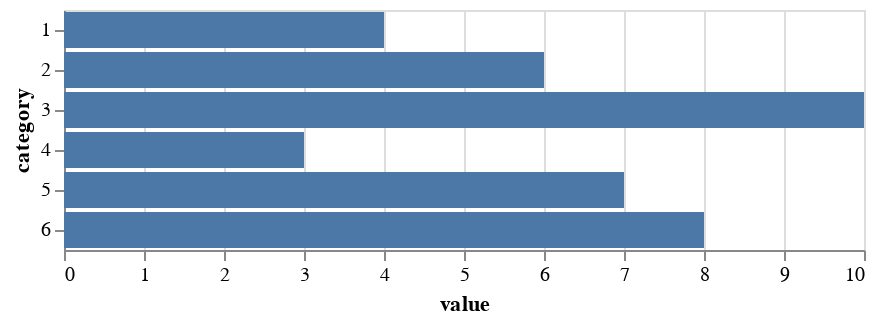

The notebook cell saved with this chart:
### Markdown cell above
See the spacing and scale of the bars above changed by simply updating the x axis encoding. Let's make the bars horizontal.

### Code cell
bar_chart = base.mark_bar().encode(x="value", y="category:N")
bar_chart

### Figure 1 — Vega-Lite specification as saved in the notebook (floating-point values rounded to 4 significant figures)
{"config": {"view": {"continuousWidth": 400, "continuousHeight": 300}}, "data": {"name": "data-c9896de6322bcd9cf0fe9396e0b72d16"}, "mark": "bar", "encoding": {"x": {"field": "value", "type": "quantitative"}, "y": {"field": "category", "type": "nominal"}}, "$schema": "https://vega.github.io/schema/vega-lite/v4.17.0.json", "datasets": {"data-c9896de6322bcd9cf0fe9396e0b72d16": [{"category": 1, "value": 4}, {"category": 2, "value": 6}, {"category": 3, "value": 10}, {"category": 4, "value": 3}, {"category": 5, "value": 7}, {"category": 6, "value": 8}]}}
